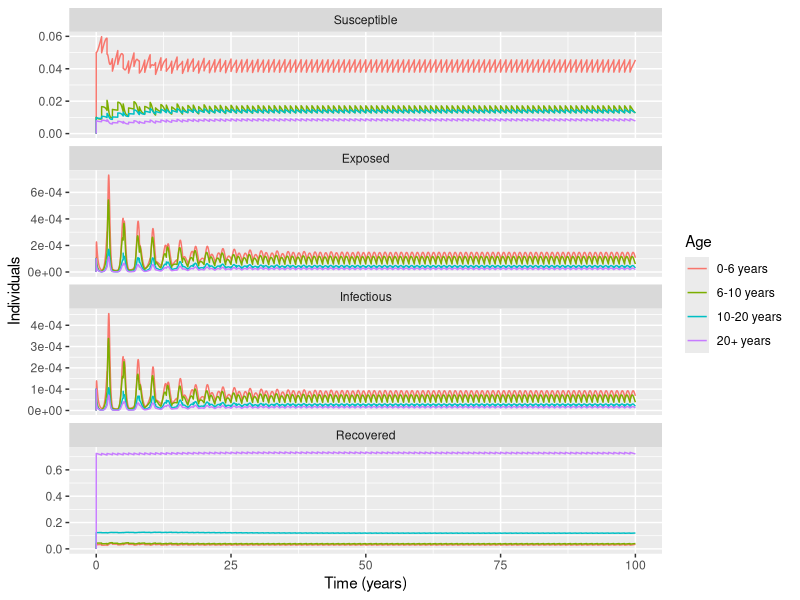

Recreate this plot in R.
library(deSolve)
library(tidyr)
library(reshape)
library(magrittr)
library(plyr)
library(dplyr)
library(ggplot2)


m <- 4  #number of age classes
mu <- c(0,0,0,1/(55*365)) #death rate in each age group; it is assumed that only adults die
nu <- c(1/(55*365),0,0,0) #is the birth rate into the childhood class; it is assumed only adults give birth.
n <- c(6,4,10,55)/75 # fraction in each age class (assumption that life expectancy is 75 years)
S0 <- c(0.05,0.01,0.01,0.008) # inital value for number of susceptible
E0 <- c(0.0001,0.0001,0.0001,0.0001) # inital value for number of exposed
I0 <- c(0.0001,0.0001,0.0001,0.0001) # inital value for number of infectious
R0 <- c(0.0298, 0.04313333, 0.12313333, 0.72513333) # inital value for number of recovered
ND <- 365 # time to simulate
beta <- matrix(c(2.089, 2.089, 2.086, 2.037, 2.089, 9.336, 2.086, 2.037, 2.086, 2.086, 
                 2.086, 2.037, 2.037, 2.037, 2.037, 2.037), nrow=4, ncol=4) # matrix of transmission rates
gamma <- 1/5 # recovery rate
sigma <- 1/8 # rate at which individuals move from the exposed to the infectious classes
TS <- 1 # time step to simualte is days

# combining parameter and initial values
parms <- list(nu=nu, beta=beta, mu=mu, sigma=sigma, gamma=gamma)
INPUT <- c(S0, E0, I0, R0)

# constructing time vector
t_start <- 0 # starting time
t_end <- ND - 1 # ending time
t_inc <- TS #time increment
t_range <- seq(from= t_start, to=t_end+t_inc, by=t_inc) # vector with time steps

# differential equations
diff_eqs <- function(times, Y, parms){
  dY <- numeric(length(Y))
  with(parms,{
    # creates an empty matrix               
    for(i in 1:m){
      dY[i] <- nu[i]*n[4] -  beta[,i]%*%Y[2*m + seq(1:m)] * Y[i] - mu[i] * Y[i] # S_i
      dY[m+i] <-  beta[,i] %*% Y[2*m + seq(1:m)] *Y[i] - mu[i] * Y[m+i] - sigma * Y[m+i] #E_i
      dY[2*m+i] <- sigma * Y[m+i] - gamma * Y[2*m + i] - mu[i] * Y[2*m+i] #I_i
      dY[3*m+i] <- gamma * Y[2*m+i] - mu[i] * Y[3*m + i] #R_i
    }
    list(dY) 
  })
}

RES2=rep(0,17) #initalizing the result vector 
number_years <- 100 #set the number of years to simulate 

# initialize the loop
k=1
# yearly ageing
for(k in 1:number_years) {
  RES = lsoda(INPUT, t_range, diff_eqs, parms)
  #taking the last entry as the the new input that then is propagated accoring to the aging
  INPUT=RES[366,-1]
  INPUT[16]=INPUT[16]+INPUT[15]/10
  INPUT[15]=INPUT[15]+INPUT[14]/4-INPUT[15]/10
  INPUT[14]=INPUT[14]+INPUT[13]/6-INPUT[14]/4
  INPUT[13]=INPUT[13]-INPUT[13]/6

  INPUT[12]=INPUT[12]+INPUT[11]/10
  INPUT[11]=INPUT[11]+INPUT[10]/4-INPUT[11]/10
  INPUT[10]=INPUT[10]+INPUT[9]/6-INPUT[10]/4
  INPUT[9]=INPUT[9]-INPUT[9]/6
  
  INPUT[8]=INPUT[8]+INPUT[7]/10
  INPUT[7]=INPUT[7]+INPUT[6]/4-INPUT[7]/10
  INPUT[6]=INPUT[6]+INPUT[5]/6-INPUT[6]/4
  INPUT[5]=INPUT[5]-INPUT[5]/6

  INPUT[4]=INPUT[4]+INPUT[3]/10
  INPUT[3]=INPUT[3]+INPUT[2]/4-INPUT[3]/10
  INPUT[2]=INPUT[2]+INPUT[1]/6-INPUT[2]/4
  INPUT[1]=INPUT[1]-INPUT[1]/6
  RES2 <- rbind(RES2,RES)
  k=k+1
}

#rescaling time to years
time <- seq(from=0, to=100*(ND+1))/(ND+1)
#changing time to the rescaled time
RES2[ ,"time"] <- time

#labeling of the output from ODE solver
label <- c("S1", "S2", "S3", "S4","E1", "E2", "E3", "E4", "I1", "I2", "I3", "I4", "R1", "R2", "R3", "R4")
label1 <- substr(label, 1, 1)
Age <- substr(label, 2, 2)

df <- data.frame(time = RES2[, 1],
                 label1 = rep(label1, each =  nrow(RES2)),
                 Age = rep(Age, each =  nrow(RES2)),
                 value = c(RES2[, -1]))

# Plot
df$label1 <- factor(df$label1, levels = c("S","E","I","R"))
df$Age <- factor(df$Age)
df %>% mutate(label1 = recode(label1, S = "Susceptible")) %>% 
       mutate(label1 = recode(label1, E = "Exposed")) %>% 
       mutate(label1 = recode(label1, I = "Infectious")) %>%
       mutate(label1 = recode(label1, R = "Recovered"))  %>%
       mutate(Age = recode(Age, "1" = "0-6 years ")) %>%
       mutate(Age = recode(Age, "2" = "6-10 years ")) %>%
       mutate(Age = recode(Age, "3" = "10-20 years ")) %>%       
       mutate(Age = recode(Age, "4" = "20+ years ")) %>%  
ggplot() +
   geom_line(aes(x = time, y = value, color = Age)) +
   facet_wrap( ~label1, ncol=1, scales =  "free_y")+ 
   xlab("Time (years)") + ylab(" Individuals")
